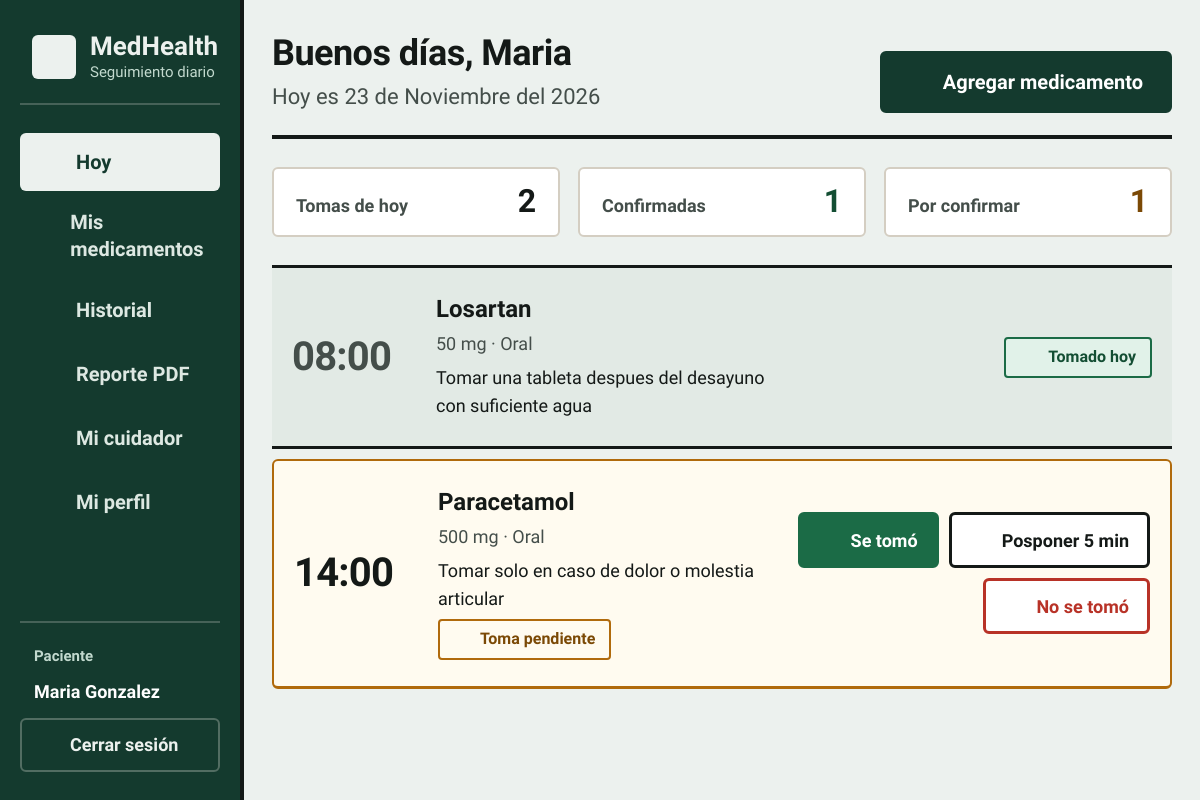
/views/dashboard.php (signed in), run on the app's committed database.
### tables this page shows
CREATE TABLE IF NOT EXISTS pacientes (
    id_paciente INT UNSIGNED AUTO_INCREMENT PRIMARY KEY,
    id_usuario INT UNSIGNED NOT NULL UNIQUE,
    nombre VARCHAR(100) NOT NULL,
    apellido_paterno VARCHAR(100) NOT NULL,
    apellido_materno VARCHAR(100) NULL,
    telefono VARCHAR(20) NULL,
    CONSTRAINT fk_pacientes_usuario
        FOREIGN KEY (id_usuario) REFERENCES usuarios(id_usuario)
        ON DELETE CASCADE ON UPDATE CASCADE
);

CREATE TABLE IF NOT EXISTS medicamentos (
    id_medicamento INT UNSIGNED AUTO_INCREMENT PRIMARY KEY,
    id_receta INT UNSIGNED NOT NULL,
    nombre VARCHAR(150) NOT NULL,
    dosis VARCHAR(100) NOT NULL,
    frecuencia_horas INT NOT NULL,
    duracion_dias INT NOT NULL,
    hora_inicio TIME NOT NULL,
    via_administracion VARCHAR(50) NOT NULL,
    indicaciones TEXT NULL,
    CONSTRAINT fk_medicamentos_receta
        FOREIGN KEY (id_receta) REFERENCES recetas(id_receta)
        ON DELETE CASCADE ON UPDATE CASCADE
);

### includes/helpers.php (called while the page is built, shortened)
<?php
function obtenerMesesEspanol(): array {
    return [
        "Enero", "Febrero", "Marzo", "Abril", "Mayo", "Junio",
        "Julio", "Agosto", "Septiembre", "Octubre", "Noviembre", "Diciembre"
    ];
}
function obtenerFechaActualEspanol(): string {
    $meses = obtenerMesesEspanol();
    $mesIndex = (int) date('n') - 1;
    return date('d') . " de " . $meses[$mesIndex] . " del " . date('Y');
}
function obtenerSaludoHora(): string {
    $hora = (int) date('G');
    if ($hora < 12) {
        return 'Buenos días';
    }
    return 'Buenas noches';
}
?>

### includes/auth.php (called while the page is built, shortened)
<?php
include_once __DIR__ . '/../models/Paciente.php';
include_once __DIR__ . '/helpers.php';
include_once __DIR__ . '/icons.php';
function obtenerPacienteActual(PDO $db): ?array {
    $paciente = new Paciente($db);
    $paciente->id_usuario = $_SESSION['id_usuario'];
    $stmt = $paciente->leerPorUsuario();
    $row = $stmt->fetch(PDO::FETCH_ASSOC);
    return $row ? $row : null;
}
?>

### models/Paciente.php (called while the page is built, shortened)
<?php
class Paciente {
    private $conn;
    private $table_name = "pacientes";
    public $id_usuario;
    public function __construct($db) {
        $this->conn = $db;
    }
    public function leerPorUsuario() {
        $query = "SELECT p.*, u.correo
                  FROM " . $this->table_name . " p
                  JOIN usuarios u ON p.id_usuario = u.id_usuario
                  WHERE p.id_usuario = ?
                  LIMIT 0,1";
        $stmt = $this->conn->prepare($query);
        $stmt->bindParam(1, $this->id_usuario);
        $stmt->execute();
        return $stmt;
    }
}
?>

### models/Medicamento.php (called while the page is built, shortened)
<?php
class Medicamento {
    private $conn;
    private $table_name = "medicamentos";
    public function __construct($db) {
        $this->conn = $db;
    }
    public function leerPorPaciente($id_paciente) {
        $query = "SELECT m.* FROM " . $this->table_name . " m
                  JOIN recetas r ON m.id_receta = r.id_receta
                  WHERE r.id_paciente = ?";
        $stmt = $this->conn->prepare($query);
        $stmt->bindParam(1, $id_paciente);
        $stmt->execute();
        return $stmt;
    }
}
?>

### models/HistorialToma.php (called while the page is built, shortened)
<?php
class HistorialToma {
    private $conn;
    private $table_name = "historial_tomas";
    public function __construct($db) {
        $this->conn = $db;
    }
    public function obtenerTomasHoyPorPaciente(int $id_paciente): array {
        $hoy = date('Y-m-d');
        $query = "SELECT h.id_medicamento, h.estado
                  FROM " . $this->table_name . " h
                  JOIN medicamentos m ON h.id_medicamento = m.id_medicamento
                  JOIN recetas r ON m.id_receta = r.id_receta
                  WHERE r.id_paciente = :id_paciente
                    AND DATE(h.fecha_hora) = :hoy
                  ORDER BY h.fecha_hora ASC";
        $stmt = $this->conn->prepare($query);
        $stmt->bindParam(":id_paciente", $id_paciente, PDO::PARAM_INT);
        $stmt->bindParam(":hoy", $hoy);
        $stmt->execute();
        $resultado = [];
        while ($row = $stmt->fetch(PDO::FETCH_ASSOC)) {
            $resultado[(int) $row['id_medicamento']] = (string) $row['estado'];
        }
        return $resultado;
    }
}
?>

### views/dashboard.php (the view, shortened to what this page needs)
<?php
include_once __DIR__ . '/../includes/auth.php';
include_once __DIR__ . '/../models/Medicamento.php';
include_once __DIR__ . '/../models/HistorialToma.php';
$database = new Database();
$db = $database->getConnection();
$row_paciente = obtenerPacienteActual($db);
if ($row_paciente) {
    $id_paciente = (int) $row_paciente['id_paciente'];
    $nombre_mostrar = $row_paciente['nombre'];
} else {
    $id_paciente = 0;
    $nombre_mostrar = 'Usuario';
}
$medicamentoModel = new Medicamento($db);
$stmt_meds = $medicamentoModel->leerPorPaciente($id_paciente);
$medicamentos = $stmt_meds->fetchAll(PDO::FETCH_ASSOC);
$num_meds = count($medicamentos);
$historialModel = new HistorialToma($db);
$tomasHoy = ($id_paciente > 0) ? $historialModel->obtenerTomasHoyPorPaciente($id_paciente) : [];
$confirmadasHoy = 0;
$pendientesHoy = 0;
foreach ($medicamentos as $medItem) {
    $estadoItem = $tomasHoy[(int) $medItem['id_medicamento']] ?? null;
    if ($estadoItem === 'tomado') {
        $confirmadasHoy++;
    } else {
        $pendientesHoy++;
    }
}
$saludo = obtenerSaludoHora();
$fecha_actual = obtenerFechaActualEspanol();
?>
<!DOCTYPE html>
<html lang="es">
<head>
    <link rel="stylesheet" href="../assets/css/medhealth.css">
</head>
<body>
    <?php include __DIR__ . '/../includes/navbar.php'; ?>
    <header class="page-header">
        <div class="page-header-text">
            <h1><?php echo htmlspecialchars($saludo . ', ' . $nombre_mostrar); ?></h1>
            <p class="cuerpo-grande text-muted">Hoy es <?php echo htmlspecialchars($fecha_actual); ?></p>
        </div>
        <a href="agregar_medicamento.php" class="btn btn-primario">
            <?php echo medhealthIcon('plus', 24); ?>
            <span>Agregar medicamento</span>
        </a>
    </header>
    <?php if ($num_meds > 0): ?>
        <section class="day-summary-ledger" aria-label="Resumen del día">
            <div class="ledger-cell">
                <span>Tomas de hoy</span>
                <strong><?php echo $num_meds; ?></strong>
            </div>
            <div class="ledger-cell is-ok">
                <span>Confirmadas</span>
                <strong><?php echo $confirmadasHoy; ?></strong>
            </div>
            <div class="ledger-cell is-pending">
                <span>Por confirmar</span>
                <strong><?php echo $pendientesHoy; ?></strong>
            </div>
        </section>
        <section class="timetable-list" aria-label="Horario de medicamentos del día">
            <?php $primeraPendienteMarcada = false; ?>
            <?php foreach ($medicamentos as $med): ?>
                <?php
                    $idMed = (int) $med['id_medicamento'];
                    $estadoHoy = $tomasHoy[$idMed] ?? null;
                    $estaTomadaHoy = ($estadoHoy === 'tomado');
                    $esOmitidaHoy = ($estadoHoy === 'no_tomado');
                    $esPendienteDestacada = (!$estaTomadaHoy && !$primeraPendienteMarcada);
                    if ($esPendienteDestacada) {
                        $primeraPendienteMarcada = true;
                    }
                    $horaToma = substr((string) ($med['hora_inicio'] ?? ''), 0, 5);
                    $rowClass = 'timetable-row';
                    if ($estaTomadaHoy) {
                        $rowClass .= ' is-done';
                    } elseif ($esPendienteDestacada) {
                        $rowClass .= ' is-due';
                    }
                ?>
                <article class="<?php echo $rowClass; ?>">
                    <div class="timetable-hour">
                        <?php if ($horaToma !== ''): ?>
                            <?php echo htmlspecialchars($horaToma); ?>
                        <?php else: ?>
                            <span class="timetable-hour-empty">Sin hora</span>
                        <?php endif; ?>
                    </div>
                    <div class="timetable-info">
                        <h2 class="timetable-med-title"><?php echo htmlspecialchars($med['nombre']); ?></h2>
                        <p class="cuerpo text-muted">
                            <?php echo htmlspecialchars($med['dosis'] . ' · ' . $med['via_administracion']); ?>
                        </p>
                        <?php if (!empty($med['indicaciones'])): ?>
                            <p class="cuerpo"><?php echo htmlspecialchars($med['indicaciones']); ?></p>
                        <?php endif; ?>
                        <?php if ($esPendienteDestacada && !$esOmitidaHoy): ?>
                            <div>
                                <span class="chip chip-alerta">
                                    <?php echo medhealthIcon('clock', 18); ?>
                                    <span>Toma pendiente</span>
                                </span>
                            </div>
                        <?php endif; ?>
                    </div>
                    <div class="timetable-actions">
                        <?php if ($estaTomadaHoy): ?>
                            <span class="chip chip-exito" aria-live="polite">
                                <?php echo medhealthIcon('check', 20); ?>
                                <span>Tomado hoy</span>
                            </span>
                        <?php else: ?>
                            <a href="../controllers/registrar_toma.php?id=<?php echo $idMed; ?>&status=tomado"
                               class="btn btn-confirmar">
                                <?php echo medhealthIcon('check', 22); ?>
                                <span>Se tomó</span>
                            </a>
                            <a href="../controllers/posponer_toma.php?id=<?php echo $idMed; ?>"
                               class="btn btn-secundario">
                                <?php echo medhealthIcon('clock', 22); ?>
                                <span>Posponer 5 min</span>
                            </a>
                            <a href="notificacion_no_tomada.php?id=<?php echo $idMed; ?>"
                               class="btn btn-peligro-contorno">
                                <?php echo medhealthIcon('x', 22); ?>
                                <span>No se tomó</span>
                            </a>
                        <?php endif; ?>
                    </div>
                </article>
            <?php endforeach; ?>
        </section>
    <?php endif; ?>
    <?php include __DIR__ . '/../includes/footer.php'; ?>
</body>
</html>

### includes/icons.php
<?php
function medhealthIcon(string $name, int $size = 24, string $class = ''): string {
    $paths = [
        'pill' => '<path d="m10.5 20.5 10-10a4.95 4.95 0 1 0-7-7l-10 10a4.95 4.95 0 1 0 7 7Z"/><path d="m8.5 8.5 7 7"/>',
        'home' => '<path d="m3 9 9-7 9 7v11a2 2 0 0 1-2 2H5a2 2 0 0 1-2-2z"/><polyline points="9 22 9 12 15 12 15 22"/>',
        'clock' => '<circle cx="12" cy="12" r="10"/><polyline points="12 6 12 12 16 14"/>',
        'file-text' => '<path d="M14.5 2H6a2 2 0 0 0-2 2v16a2 2 0 0 0 2 2h12a2 2 0 0 0 2-2V7.5L14.5 2z"/><polyline points="14 2 14 8 20 8"/><line x1="16" x2="8" y1="13" y2="13"/><line x1="16" x2="8" y1="17" y2="17"/><line x1="10" x2="8" y1="9" y2="9"/>',
        'heart' => '<path d="M19 14c1.49-1.46 3-3.21 3-5.5A5.5 5.5 0 0 0 16.5 3c-1.76 0-3 .5-4.5 2-1.5-1.5-2.74-2-4.5-2A5.5 5.5 0 0 0 2 8.5c0 2.3 1.5 4.05 3 5.5l7 7Z"/>',
        'user' => '<path d="M19 21v-2a4 4 0 0 0-4-4H9a4 4 0 0 0-4 4v2"/><circle cx="12" cy="7" r="4"/>',
        'plus' => '<path d="M5 12h14"/><path d="M12 5v14"/>',
        'alert-triangle' => '<path d="m21.73 18-8-14a2 2 0 0 0-3.48 0l-8 14A2 2 0 0 0 4 21h16a2 2 0 0 0 1.73-3Z"/><line x1="12" x2="12" y1="9" y2="13"/><line x1="12" x2="12.01" y1="17" y2="17"/>',
        'check' => '<polyline points="20 6 9 17 4 12"/>',
        'x' => '<path d="M18 6 6 18"/><path d="m6 6 12 12"/>',
        'chevron-left' => '<path d="m15 18-6-6 6-6"/>',
        'chevron-right' => '<path d="m9 18 6-6-6-6"/>',
        'chevron-down' => '<path d="m6 9 6 6 6-6"/>',
        'search' => '<circle cx="11" cy="11" r="8"/><path d="m21 21-4.3-4.3"/>',
        'phone' => '<path d="M22 16.92v3a2 2 0 0 1-2.18 2 19.79 19.79 0 0 1-8.63-3.07 19.5 19.5 0 0 1-6-6 19.79 19.79 0 0 1-3.07-8.67A2 2 0 0 1 4.11 2h3a2 2 0 0 1 2 1.72 12.84 12.84 0 0 0 .7 2.81 2 2 0 0 1-.45 2.11L8.09 9.91a16 16 0 0 0 6 6l1.27-1.27a2 2 0 0 1 2.11-.45 12.84 12.84 0 0 0 2.81.7A2 2 0 0 1 22 16.92z"/>',
        'lock' => '<rect width="18" height="11" x="3" y="11" rx="2" ry="2"/><path d="M7 11V7a5 5 0 0 1 10 0v4"/>',
        'mail' => '<rect width="20" height="16" x="2" y="4" rx="2"/><path d="m22 7-8.97 5.7a1.94 1.94 0 0 1-2.06 0L2 7"/>',
        'log-out' => '<path d="M9 21H5a2 2 0 0 1-2-2V5a2 2 0 0 1 2-2h4"/><polyline points="16 17 21 12 16 7"/><line x1="21" x2="9" y1="12" y2="12"/>'
    ];
    $inner = $paths[$name] ?? '';
    $classAttr = $class !== '' ? ' class="' . htmlspecialchars($class) . '"' : '';
    return '<svg xmlns="http://www.w3.org/2000/svg" width="' . (int) $size . '" height="' . (int) $size . '" viewBox="0 0 24 24" fill="none" stroke="currentColor" stroke-width="2" stroke-linecap="round" stroke-linejoin="round" aria-hidden="true"' . $classAttr . '>' . $inner . '</svg>';
}
?>

### data on the page
pacientes: nombre "Buenos días, Maria"
medicamentos: hora_inicio "08:00", nombre "Losartan", dosis+via_administracion "50 mg · Oral", indicaciones "Tomar una tableta despues del desayuno con suficiente agua", $size 20 (drawn)
medicamentos: hora_inicio "14:00", nombre "Paracetamol", dosis+via_administracion "500 mg · Oral", indicaciones "Tomar solo en caso de dolor o molestia articular", $size 18 (drawn)

### other printed values
$item['label'] "Hoy"
$item['label'] "Mis medicamentos"
$item['label'] "Historial"
$item['label'] "Reporte PDF"
$item['label'] "Mi cuidador"
$item['label'] "Mi perfil"
$nombreUsuarioSidebar "Maria Gonzalez"
$fecha_actual "23 de Noviembre del 2026"
$num_meds "2"
$confirmadasHoy "1"
$pendientesHoy "1"
